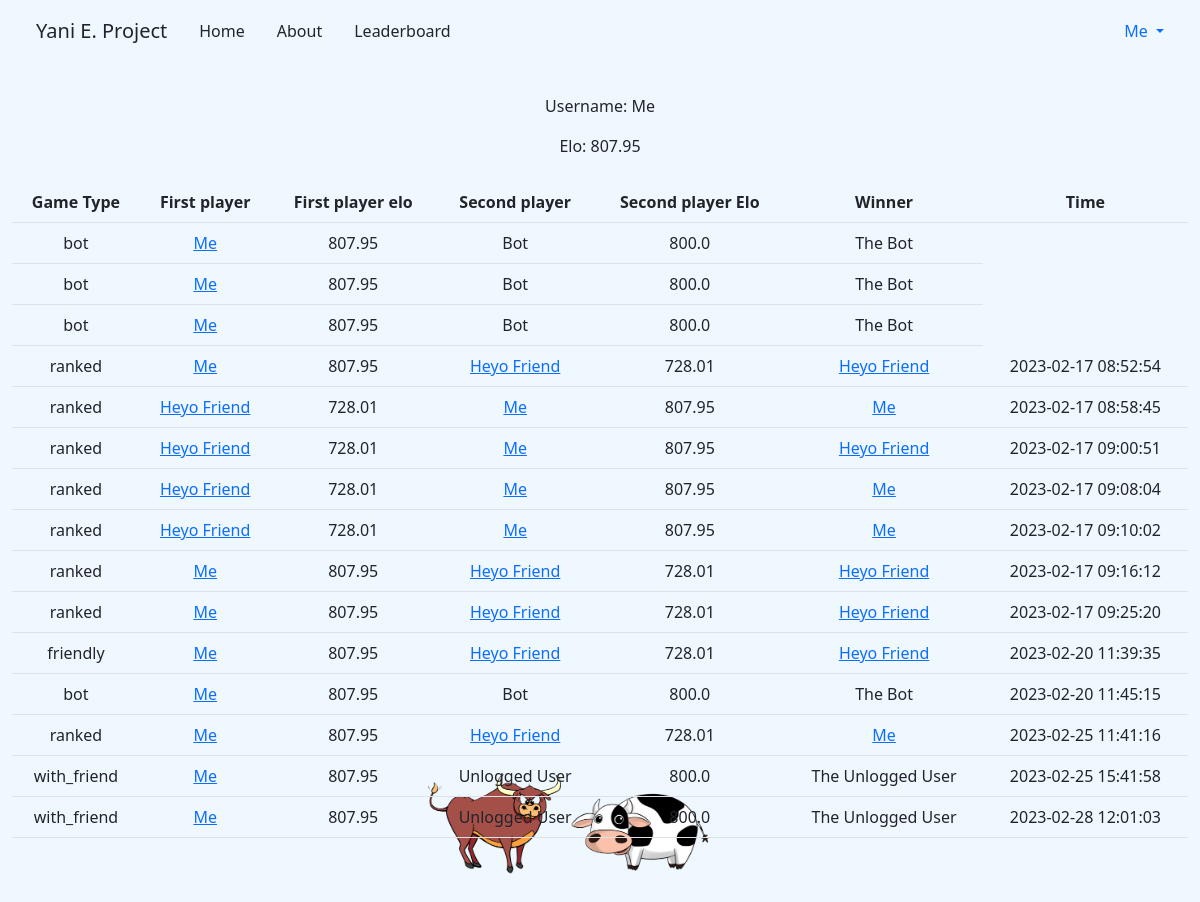
The app's page /user/16 (signed in) with its own data.
### tables this page shows
CREATE TABLE user (id INTEGER UNIQUE PRIMARY KEY AUTOINCREMENT NOT NULL, hash TEXT NOT NULL, username TEXT NOT NULL, email VARCHAR(320),
elo FLOAT(6,2) NOT NULL);

CREATE TABLE games (game_id INTEGER UNIQUE PRIMARY KEY AUTOINCREMENT NOT NULL, player1_id INTEGER, player1_elo SMALLINT, player2_id INTEGER, player2_elo SMALLINT, winner_id INTEGER, time DATETIME, game_type TINYTEXT, player1_num VARCHAR(5), player2_num VARCHAR(5), gameid_of_gametype INTEGER);

### app.py (the view, shortened to what this page needs)
@app.route('/user/<int:user_id>', methods=['GET', 'POST'])
def profile(user_id):
  user = db.execute("SELECT * FROM user WHERE id = ?", user_id)
  if len(user) == 0:
    return apology("There is no such user!", 403)
  data = db.execute("SELECT g.game_type AS type, g.time AS game_time, u1.username AS username1, u1.id AS id1, u1.elo AS elo1, u2.username AS username2, u2.id AS id2, u2.elo AS elo2, w.username AS winner_username, g.winner_id AS winners_id FROM games AS g INNER JOIN user AS u1 ON g.player1_id = u1.id INNER JOIN user AS u2 ON g.player2_id = u2.id INNER JOIN user AS w ON g.winner_id = w.id WHERE g.player1_id = ? OR g.player2_id = ?", user_id, user_id)
  elo = db.execute("SELECT * FROM user WHERE id = ?", user_id)
  friends = db.execute("SELECT * FROM friends_list WHERE list_owner_id = ? AND friends_id = ?", session['user_id'], user_id)
  return render_template('user_profile.html', data=data, elo=elo, user_id=user_id, friends=len(friends))

### templates/user_profile.html (shortened to what this page needs)
{% extends "layout.html" %}
{% block main %}
  <p> Username: {{ elo[0]['username'] }}</p>
  <p> Elo: {{ elo[0]['elo'] }}</p>
  <table class="table">
    <thead>
      <tr>
        <th> Game Type</th>
        <th> First player </th>
        <th> First player elo </th>
        <th> Second player </th>
        <th> Second player Elo</th>
        <th> Winner </th>
        <th> Time </th>
      </tr>
    </thead>
    <tbody>
      {% for game in data %}
        <tr>
          <td>{{ game['type'] }}</td>
          {% if game['id1'] == 0 %}
            <td> Bot </td>
          {% elif game['id1'] == -1 %}
            <td> Unlogged User </td>
          {% else %}
            <td><a href="{{ url_for('profile', user_id=game['id1']) }}"> {{ game['username1'] }} </a></td>
          {% endif %}
          <td>{{ game['elo1'] }}</td>
          {% if game['id2'] == 0 %}
            <td> Bot </td>
          {% elif game['id2'] == -1 %}
            <td> Unlogged User </td>
          {% else %}
            <td><a href="{{ url_for('profile', user_id=game['id2']) }}"> {{ game['username2'] }} </a></td>
          {% endif %}
          <td>{{ game['elo2'] }}</td>
          {% if game['winners_id'] is defined %}
            {% if game['winners_id'] == 0 %}
              <td> The Bot </td>
            {% elif game['winners_id'] == -1 %}
              <td> The Unlogged User </td>
            {% else %}
              <td><a href="{{ url_for('profile', user_id=game['winners_id']) }}"> {{ game['winner_username'] }}</a></td>
            {% endif %}
          {% else %}
            <td> No winner recorded.</td>
          {% endif %}
          {% if game['game_time'] %}
            <td>{{ game['game_time'] }}</td>
          {% endif %}
        </tr>
      {% endfor %}
    </tbody>
  </table>
{% endblock %}

### templates/layout.html (shortened to what this page needs)
<!DOCTYPE html>
<html lang="en">
<head>
  <link href="https://cdn.jsdelivr.net/npm/bootstrap@5.2.2/dist/css/bootstrap.min.css" rel="stylesheet">
  <link href="{{ url_for('static', filename='styles.css')}}" rel="stylesheet">
</head>
<body>
  <div class="container-fluid">
    <ul class="m-2 nav">
      <li class="nav-item">
        <a class="nav-link disabled site-title text-dark" href="#" aria-disabled="true" >Yani E. Project</a>
      </li>
      <li class="nav-item">
        <a class="nav-link text-dark" href="{{ url_for('home') }}">Home</a>
      </li>
      <li class="nav-item">
        <a class="nav-link text-dark" href="{{ url_for('about') }}">About</a>
      </li>
      <li class="nav-item">
        <a class="nav-link text-dark" href="{{ url_for('leaderboard') }}">Leaderboard</a>
      </li>
      {% if session["user_id"] and session["user_id"] != -1 %}
        <li class="nav-item dropdown ms-auto">
          <a class="nav-link dropdown-toggle" href="#" id="navbarDropdown" data-bs-toggle="dropdown" aria-haspopup="true" aria-expanded="false">
          {{session["user_username"]}}
          </a>
        </li>
        {% endif %}
    </ul>
  </div>
  <main class="container-fluid py-5 text-center">
    {% block main %}{% endblock %}
  </main>
  <footer>
    <div class="text-center">
      <img alt="Bull and Cow" class="img-fluid w-25 footer" src="../static/bulls_and_cows.png">
    </div>
  </footer>
</body>
</html>

### static/styles.css (style rules this page uses)
body { background-color:aliceblue; }
.site-title { font-size: 20px; }
li { height: 30px; line-height: 30px; }
.footer { position: fixed; bottom: 10px; left: 35%; z-index:-1; }
li { display: inline-block; }

### records on screen
user: username "Me", elo "807.95"
games: type "bot", username1 "Me", elo1 "807.95", shows "Bot", elo2 "800.0", winner_id "The Bot"
games: type "bot", username1 "Me", elo1 "807.95", shows "Bot", elo2 "800.0", winner_id "The Bot"
games: type "bot", username1 "Me", elo1 "807.95", shows "Bot", elo2 "800.0", winner_id "The Bot"
games: type "ranked", username1 "Me", elo1 "807.95", username2 "Heyo Friend", elo2 "728.01", winner_username "Heyo Friend", game_time "2023-02-17 08:52:54"
games: type "ranked", username1 "Heyo Friend", elo1 "728.01", username2 "Me", elo2 "807.95", winner_username "Me", game_time "2023-02-17 08:58:45"
games: type "ranked", username1 "Heyo Friend", elo1 "728.01", username2 "Me", elo2 "807.95", winner_username "Heyo Friend", game_time "2023-02-17 09:00:51"
games: type "ranked", username1 "Heyo Friend", elo1 "728.01", username2 "Me", elo2 "807.95", winner_username "Me", game_time "2023-02-17 09:08:04"
games: type "ranked", username1 "Heyo Friend", elo1 "728.01", username2 "Me", elo2 "807.95", winner_username "Me", game_time "2023-02-17 09:10:02"
games: type "ranked", username1 "Me", elo1 "807.95", username2 "Heyo Friend", elo2 "728.01", winner_username "Heyo Friend", game_time "2023-02-17 09:16:12"
games: type "ranked", username1 "Me", elo1 "807.95", username2 "Heyo Friend", elo2 "728.01", winner_username "Heyo Friend", game_time "2023-02-17 09:25:20"
games: type "friendly", username1 "Me", elo1 "807.95", username2 "Heyo Friend", elo2 "728.01", winner_username "Heyo Friend", game_time "2023-02-20 11:39:35"
games: type "bot", username1 "Me", elo1 "807.95", shows "Bot", elo2 "800.0", winner_id "The Bot", game_time "2023-02-20 11:45:15"
games: type "ranked", username1 "Me", elo1 "807.95", username2 "Heyo Friend", elo2 "728.01", winner_username "Me", game_time "2023-02-25 11:41:16"
games: type "with_friend", username1 "Me", elo1 "807.95", shows "Unlogged User", elo2 "800.0", winner_id "The Unlogged User", game_time "2023-02-25 15:41:58"
games: type "with_friend", username1 "Me", elo1 "807.95", shows "Unlogged User", elo2 "800.0", winner_id "The Unlogged User", game_time "2023-02-28 12:01:03"

### other values on screen
{{ session["user_username"] }} "Me"
